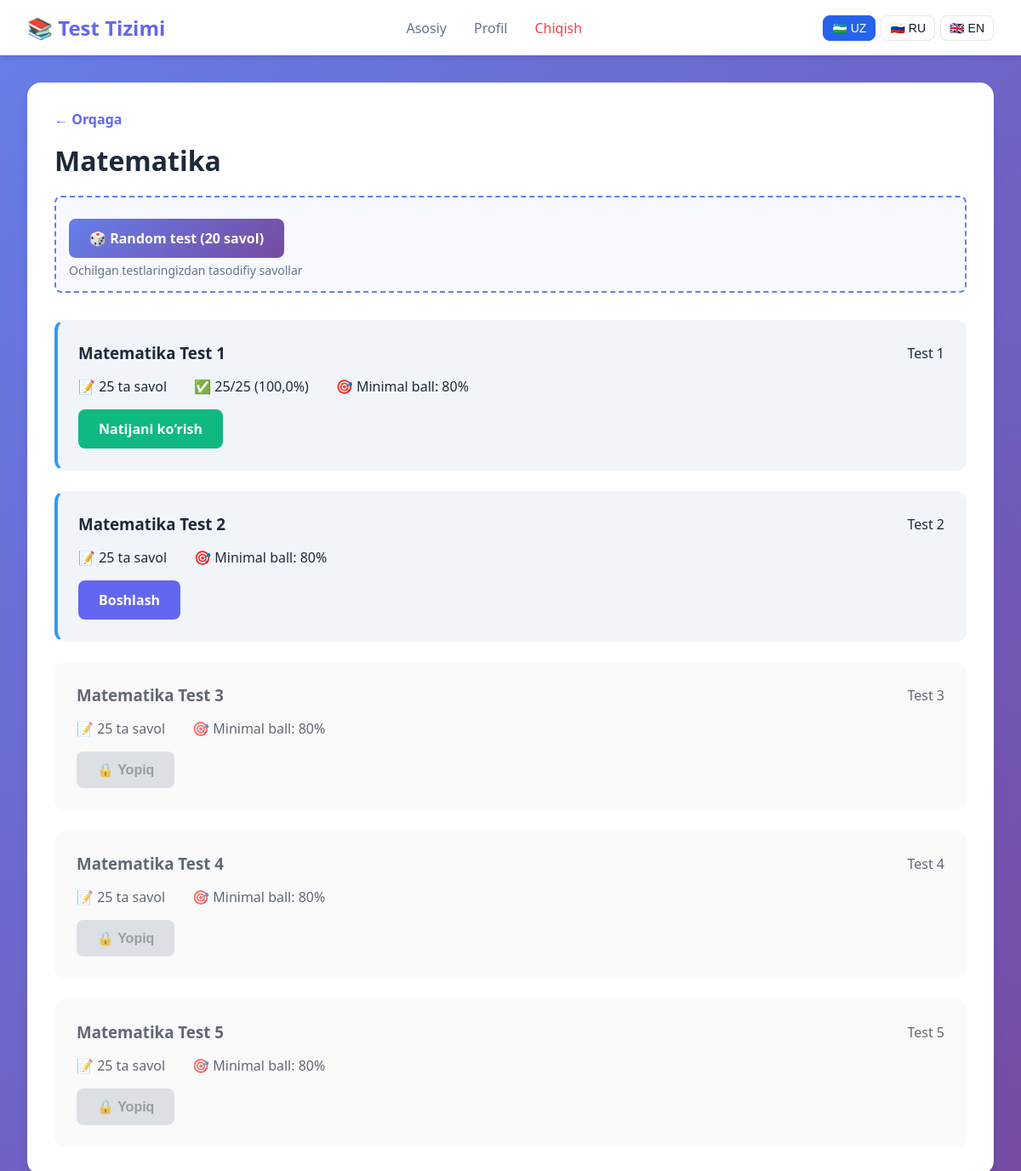
Page /uz/subject/6/ (signed in) on the committed database.
### test_app/models.py (models this page shows, shortened)
class Subject(models.Model):
    name = models.CharField(max_length=200, verbose_name="Fan nomi")
    image = models.ImageField(upload_to="subjects/", verbose_name="Rasm")
    description = models.TextField(blank=True, verbose_name="Tavsif")
    created_at = models.DateTimeField(auto_now_add=True)
    random_test_question_count = models.IntegerField(
        default=20, verbose_name="Random test savollar soni"
    )
    random_test_min_score = models.IntegerField(
        default=60, verbose_name="Random test minimal ball %"
    )
    class Meta:
        verbose_name = "Fan"
        verbose_name_plural = "Fanlar"

class Test(models.Model):
    subject = models.ForeignKey(
        Subject, on_delete=models.CASCADE, related_name="tests", verbose_name="Fan"
    )
    name = models.CharField(max_length=200, verbose_name="Test nomi")
    order = models.IntegerField(default=1, verbose_name="Tartib raqami")
    min_score_to_unlock = models.IntegerField(
        default=80, verbose_name="Keyingi test uchun minimal ball %"
    )
    created_at = models.DateTimeField(auto_now_add=True)
    class Meta:
        verbose_name = "Test"
        verbose_name_plural = "Testlar"
        ordering = ["order"]
        unique_together = ["subject", "order"]
    def is_unlocked_for_user(self, user):
        if self.order == 1:
            return True
        previous_test = Test.objects.filter(
            subject=self.subject, order=self.order - 1
        ).first()
        if not previous_test:
            return True
        last_attempt = (
            UserTestAttempt.objects.filter(
                user=user, test=previous_test, completed=True
            )
            .order_by("-completed_at")
            .first()
        )
        if (
            last_attempt
            and last_attempt.score_percentage >= previous_test.min_score_to_unlock
        ):
            return True
        return False

### test_app/views.py (the view)
# urls.py: path("subject/<int:subject_id>/", views.subject_tests_view, name="subject_tests"),
@login_required
def subject_tests_view(request, subject_id):
    subject = get_object_or_404(Subject, id=subject_id)
    tests = subject.tests.all().order_by("order")
    test_data = []
    for test in tests:
        last_attempt = (
            UserTestAttempt.objects.filter(
                user=request.user,
                test=test,
                completed=True,
            )
            .order_by("-completed_at")
            .first()
        )
        is_unlocked = test.is_unlocked_for_user(request.user)
        test_data.append(
            {
                "test": test,
                "is_unlocked": is_unlocked,
                "attempted": last_attempt is not None,
                "score": last_attempt.score if last_attempt else 0,
                "total": last_attempt.total_questions if last_attempt else 0,
                "percentage": last_attempt.score_percentage if last_attempt else 0,
                "passed": last_attempt.is_passed if last_attempt else False,
                "can_retake": last_attempt.can_retake if last_attempt else False,
            }
        )
    unlocked_tests = [td["test"] for td in test_data if td["is_unlocked"]]
    can_take_random = len(unlocked_tests) > 0
    return render(
        request,
        "subject_tests.html",
        {
            "subject": subject,
            "test_data": test_data,
            "can_take_random": can_take_random,
        },
    )

### test_app/models.py (called while the page is built)
    @property
    def score_percentage(self):
        if self.total_questions > 0:
            return (self.score / self.total_questions) * 100
        return 0

    @property
    def is_passed(self):
        if self.is_random:
            return self.score_percentage >= 60  # Random test uchun default 60%
        if self.test:
            return self.score_percentage >= self.test.min_score_to_unlock
        return False

    @property
    def can_retake(self):
        if self.is_random:
            return False  # Random testni qayta topshirish mumkin emas
        return not self.is_passed

### templates/subject_tests.html (shortened to what this page needs)
{% extends 'base.html' %}
{% load i18n %}
{% block content %}
<div class="tests-container">
    <div class="page-header">
        <a href="{% url 'home' %}" class="back-btn">
            ← {% trans "Orqaga" %}
        </a>
        <h1>{{ subject.name }}</h1>
        {% if can_take_random %}
        <div class="random-test-section">
            <a href="{% url 'take_random_test' subject.id %}" class="btn btn-random">
                🎲 {% trans "Random test (20 savol)" %}
            </a>
            <p class="random-info">
                {% trans "Ochilgan testlaringizdan tasodifiy savollar" %}
            </p>
        </div>
        {% endif %}
    </div>
    <div class="tests-list">
        {% for data in test_data %}
        <div class="test-card
            {% if data.is_unlocked %}unlocked{% else %}locked{% endif %}
            {% if data.passed %}passed{% endif %}
        ">
            <div class="test-header">
                <h3>{{ data.test.name }}</h3>
                <span>{% trans "Test" %} {{ data.test.order }}</span>
            </div>
            <div class="test-info">
                <p>
                    📝 {{ data.test.questions.count }}
                    {% trans "ta savol" %}
                </p>
                {% if data.attempted %}
                <p>
                    ✅ {{ data.score }}/{{ data.total }}
                    ({{ data.percentage|floatformat:1 }}%)
                </p>
                {% endif %}
                <p>
                    🎯 {% trans "Minimal ball" %}:
                    {{ data.test.min_score_to_unlock }}%
                </p>
            </div>
            <div class="test-actions">
                {% if data.is_unlocked %}
                {% if data.attempted %}
                {% if data.passed %}
                <a href="{% url 'take_test' data.test.id %}" class="btn btn-success">
                    {% trans "Natijani ko‘rish" %}
                </a>
                {% else %}
                <a href="{% url 'take_test' data.test.id %}" class="btn btn-warning">
                    {% trans "Qayta topshirish" %}
                </a>
                {% endif %}
                {% else %}
                <a href="{% url 'take_test' data.test.id %}" class="btn btn-primary">
                    {% trans "Boshlash" %}
                </a>
                {% endif %}
                {% else %}
                <button class="btn btn-disabled" disabled>
                    🔒 {% trans "Yopiq" %}
                </button>
                {% endif %}
            </div>
        </div>
        {% empty %}
        <p>{% trans "Bu fanda testlar yo‘q" %}</p>
        {% endfor %}
    </div>
</div>
{% endblock %}

### static/css/styles.css (style rules this page uses)
* { margin: 0; padding: 0; box-sizing: border-box; }
:root { --primary: #6366f1; --primary-dark: #4f46e5; --secondary: #8b5cf6; --success: #10b981; --warning: #f59e0b; --danger: #ef4444; --dark: #1e293b; --gray: #64748b; --light: #f1f5f9; --white: #ffffff; --correct: #10b981; --incorrect: #ef4444; --shadow: 0 4px 6px -1px rgba(0, 0, 0, 0.1), 0 2px 4px -1px rgba(0, 0, 0, 0.06); --shadow-lg: 0 10px 15px -3px rgba(0, 0, 0, 0.1), 0 4px 6px -2px rgba(0, 0, 0, 0.05); }
body { font-family: 'Segoe UI', Tahoma, Geneva, Verdana, sans-serif; background: linear-gradient(135deg, #667eea 0%, #764ba2 100%); min-height: 100vh; color: var(--dark); }
.btn { padding: 0.75rem 1.5rem; border: none; border-radius: 8px; font-size: 1rem; font-weight: 600; cursor: pointer; transition: all 0.3s; text-decoration: none; display: inline-block; text-align: center; }
.btn-primary { background: var(--primary); color: var(--white); }
.btn-success { background: var(--success); color: var(--white); }
.tests-container { background: var(--white); border-radius: 16px; padding: 2rem; box-shadow: var(--shadow-lg); }
.page-header { margin-bottom: 2rem; }
.back-btn { display: inline-flex; align-items: center; color: var(--primary); text-decoration: none; font-weight: 600; margin-bottom: 1rem; transition: color 0.3s; }
.page-header h1 { font-size: 2rem; margin-bottom: 0.5rem; color: var(--dark); }
.page-header p { color: var(--gray); }
.tests-list { display: flex; flex-direction: column; gap: 1.5rem; }
.test-card { background: var(--light); border-radius: 12px; padding: 1.5rem; transition: all 0.3s; border: 2px solid transparent; }
.test-header { display: flex; justify-content: space-between; align-items: center; margin-bottom: 1rem; }
.test-header h3 { color: var(--dark); }
.test-info { display: flex; gap: 2rem; margin-bottom: 1rem; }
.test-actions { display: flex; gap: 1rem; }
.test-card.locked { opacity: 0.7; background: #f8f9fa; }
.test-card.passed { border-left: 4px solid #51cf66; }
.test-card.unlocked { border-left: 4px solid #339af0; }
.btn-random { background: linear-gradient(135deg, #667eea 0%, #764ba2 100%); color: white; border: none; padding: 12px 24px; font-size: 16px; border-radius: 8px; display: inline-flex; align-items: center; gap: 8px; margin-top: 10px; }
.random-info { font-size: 14px; color: #666; margin-top: 5px; }
.random-test-section { background: #f8f9ff; padding: 15px; border-radius: 8px; margin: 20px 0; border: 2px dashed #667eea; }
.btn-disabled { background: #ced4da !important; color: #6c757d !important; cursor: not-allowed !important; }

### rows in the picture
Subject: name "Matematika"
Test: test.name "Matematika Test 1", test.order "1", test.questions.count "25", score "25", total "25", percentage "100,0", test.min_score_to_unlock "80"
Test: test.name "Matematika Test 2", test.order "2", test.questions.count "25", test.min_score_to_unlock "80"
Test: test.name "Matematika Test 3", test.order "3", test.questions.count "25", test.min_score_to_unlock "80"
Test: test.name "Matematika Test 4", test.order "4", test.questions.count "25", test.min_score_to_unlock "80"
Test: test.name "Matematika Test 5", test.order "5", test.questions.count "25", test.min_score_to_unlock "80"
